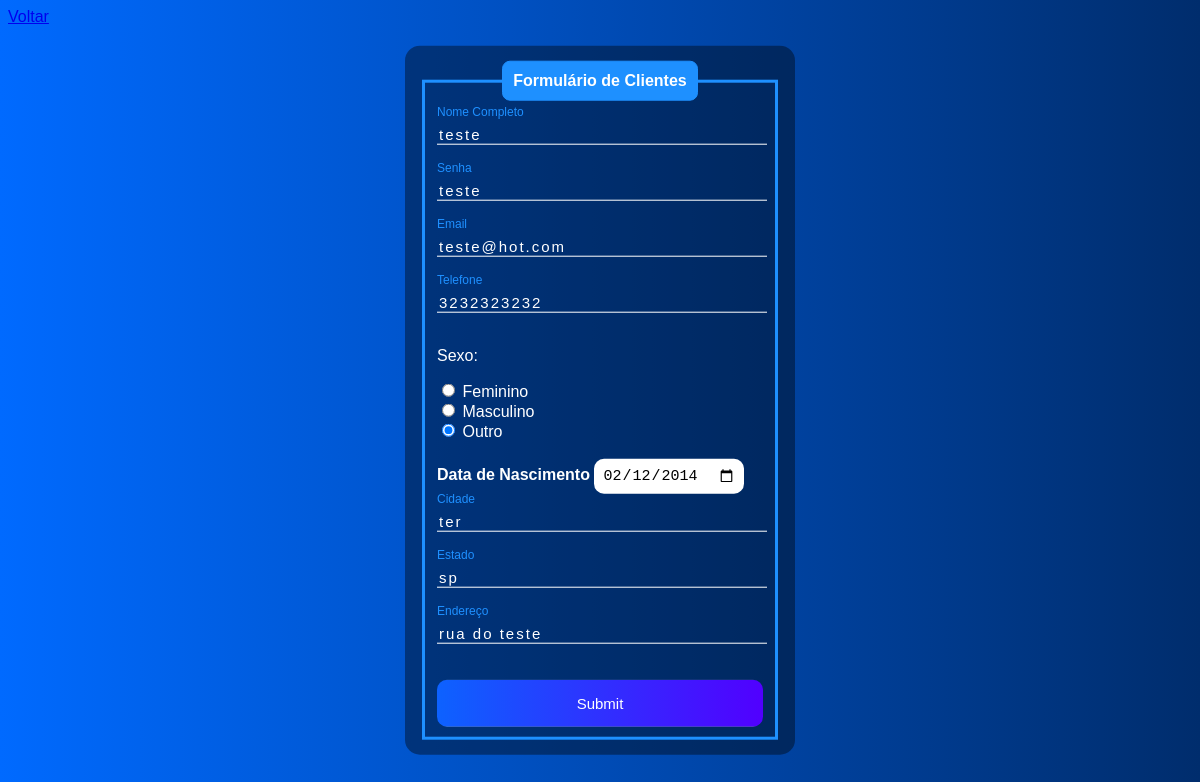
The page /edit.php?id=3 on the database its author committed.
### tables this page shows
CREATE TABLE `usuarios` (
  `id` int(11) NOT NULL AUTO_INCREMENT,
  `nome` varchar(45) NOT NULL,
  `senha` varchar(45) NOT NULL,
  `email` varchar(110) NOT NULL,
  `telefone` varchar(15) NOT NULL,
  `sexo` varchar(15) NOT NULL,
  `data_nasc` date NOT NULL,
  `cidade` varchar(45) NOT NULL,
  `estado` varchar(45) NOT NULL,
  `endereco` varchar(45) NOT NULL,
  PRIMARY KEY (`id`)
);

### edit.php (the view, shortened to what this page needs)
<?php
    if(!empty($_GET['id']))
    {
        include_once 'config.php';
        $id = $_GET['id'];
        $sqlselect = "SELECT * FROM usuarios WHERE id=$id";
        $result = $conexao->query($sqlselect);
        if($result->num_rows > 0)
        {
            while($user_data = mysqli_fetch_assoc($result))
            {
            $nome = $user_data['nome'];
            $email = $user_data['email'];
            $senha = $user_data['senha'];
            $telefone = $user_data['telefone'];
            $sexo = $user_data['sexo'];
            $data_nasc = $user_data['data_nasc'];
            $cidade = $user_data['cidade'];
            $estado = $user_data['estado'];
            $endereco = $user_data['endereco'];
            }
        } else {
            header('Location: sistema.php');
        }
    }
    else{
        header('Location: sistema.php');
    }
?>
<!DOCTYPE html>
<html lang="en">
<head>
</head>
<body>
    <a href="sistema.php">Voltar</a>
    <div class="box">
        <form action="saveEdit.php" method="POST">
            <fieldset>
                <legend><b>Formulário de Clientes</b></legend>
                <br>
                <div class="inputBox">
                    <input type="text" name="nome" id="nome" class="inputUser" value="<?php echo $nome ?>" required>
                    <label for="nome" class="labelinput">Nome Completo</label>
                </div>
                <br><br>
                <div class="inputBox">
                    <input type="text" name="senha" id="senha" class="inputUser" value="<?php echo $senha ?>" required>
                    <label for="senha" class="labelinput">Senha</label>
                </div>
                <br><br>
                <div class="inputBox">
                    <input type="text" name="email" id="email" class="inputUser" value="<?php echo $email ?>" required>
                    <label for="email" class="labelinput">Email</label>
                </div>
                <br><br>
                <div class="inputBox">
                    <input type="tel" name="telefone" id="telefone" class="inputUser" value="<?php echo $telefone ?>" required>
                    <label for="telefone" class="labelinput">Telefone</label>
                </div>
                <br>
                <p>Sexo:</p>
                <input type="radio" id="feminino" name="genero" value="feminino" <?php echo ($sexo == 'feminino') ? 'checked' : '' ?> required>
                <label for="feminino">Feminino</label>
                <br>
                <input type="radio" id="masculino" name="genero" value="masculino" <?php echo ($sexo == 'masculino') ? 'checked' : '' ?> required>
                <label for="masculino">Masculino</label>
                <br>
                <input type="radio" id="outro" name="genero" value="outro" <?php echo ($sexo == 'outro') ? 'checked' : '' ?> required>
                <label for="outro">Outro</label>
                <br><br>
                <label for="data_nasc"><b>Data de Nascimento</b></label>
                <input type="date" name="data_nasc" id="data_nasc" value="<?php echo $data_nasc ?>" required>
                <br><br>
                <div class="inputBox">
                    <input type="text" name="cidade" id="cidade" class="inputUser" value="<?php echo $cidade ?>" required>
                    <label for="cidade" class="labelinput">Cidade</label>
                </div>
                <br><br>
                <div class="inputBox">
                    <input type="text" name="estado" id="estado" class="inputUser" value="<?php echo $estado ?>" required>
                    <label for="estado" class="labelinput">Estado</label>
                </div>
                <br><br>
                <div class="inputBox">
                    <input type="text" name="endereco" id="endereco" class="inputUser" value="<?php echo $endereco ?>" required>
                    <label for="endereco" class="labelinput">Endereço</label>
                </div>
                <br><br>
                <input type="submit" name="update" id="update">
            </fieldset>
        </form>
    </div>
</body>
</html>

### edit.php (style rules this page uses)
body { font-family: Arial, Helvetica, sans-serif; background-image: linear-gradient(to right, rgb(0, 106, 255), rgb(0, 45, 109)); }
.box { position: absolute; top: 50%; left: 50%; transform: translate(-50%, -50%); background-color: rgba(0, 0, 0, 0.4); color: white; padding: 15px; border-radius: 15px; width: 30%; }
fieldset { border: 3px solid dodgerblue; }
legend { border: 1px solid dodgerblue; padding: 10px; text-align: center; background-color: dodgerblue; border-radius: 8px; }
.inputBox { position: relative; }
.inputUser { background: none; border: none; border-bottom: 1px solid white; outline: none; color: white; font-size: 15px; width: 100%; letter-spacing: 2px; }
.labelinput { position: absolute; top: 0px; left: 0px; pointer-events: none; transition: .5s; }
.inputUser:focus ~ .labelinput, .inputUser:valid ~ .labelinput { top: -20px; font-size: 12px; color: dodgerblue; }
#data_nasc { border: none; padding: 8px; border-radius: 10px; outline: none; font-size: 15px; }
#update { background-image: linear-gradient(to right, rgb(13, 98, 255), rgb(81, 0, 255)); width: 100%; border: none; padding: 15px; color: white; font-size: 15px; cursor: pointer; border-radius: 10px; }

### rows shown on the page
usuarios: nome "teste", senha "teste", email "teste@hot.com", telefone "3232323232", sexo "☐ Feminino", sexo "☐ Masculino", sexo "☑ Outro", data_nasc "02/12/2014", cidade "ter", estado "sp", endereco "rua do teste"
